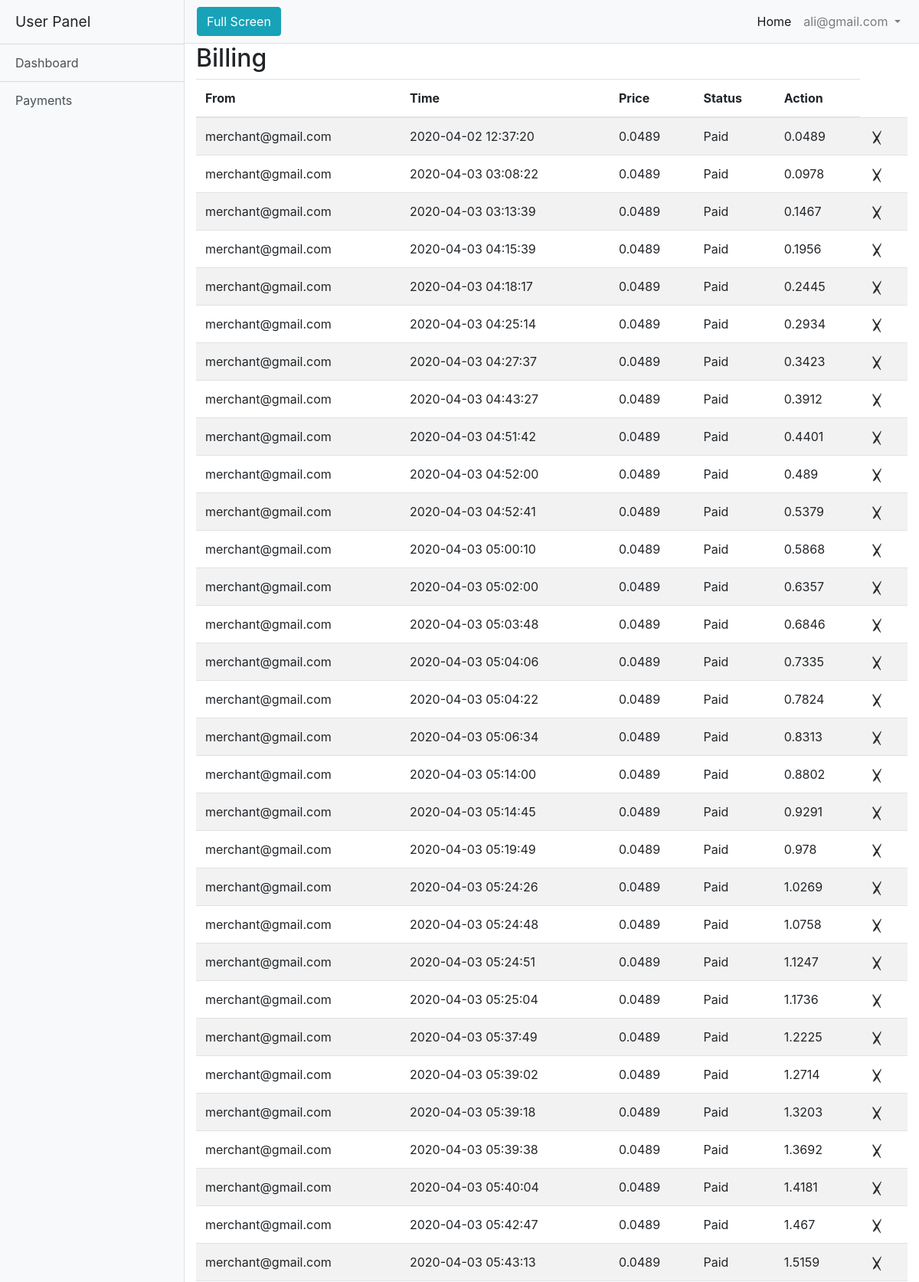
The app's page /secondary/index.php?pid=5 (signed in, upper part) with its own data.
### tables this page shows
CREATE TABLE `tb_bil` (
  `b_id` int(11) NOT NULL,
  `b_email` varchar(255) NOT NULL,
  `b_time` timestamp NOT NULL DEFAULT CURRENT_TIMESTAMP ON UPDATE CURRENT_TIMESTAMP,
  `b_price` varchar(255) NOT NULL,
  `b_status` varchar(255) NOT NULL,
  `b_par` varchar(255) NOT NULL
);

### secondary/index.php (called while the page is built)
<?php
include "include/nav.php";
include "include/controller.php";
include "include/footer.php";
?>

### secondary/pages/bil.php (the view, shortened to what this page needs)
<?php
include "../db.php";
$eml=$_SESSION["u_p"];
$sql="SELECT * from tb_bil where b_par='$eml'";
$res=mysqli_query($conn,$sql);
$html="";
$total=0;
while($row=mysqli_fetch_assoc($res))
{
        $total+=$row['b_price'];
  $html.="
      <tr>
      <td>".$row['b_email']."</td>
      <td>".$row['b_time']."</td>
      <td>".$row['b_price']."</td>
      <td>".$row['b_status']."</td>
      <td>".$total."</td>
      <td>
           <a href='index.php?pid=17&uid=".$row['b_id']."'><img src='assets/images/del.png' width='20' ></a>
       </td>
      </tr>
  ";
}
?>

### secondary/assets/css/simple-sidebar.css (style rules this page uses)
body { overflow-x: hidden; }

### records on screen
tb_bil: b_email "merchant@gmail.com", b_time "2020-04-02 12:37:20", b_price "0.0489", b_status "Paid", total "0.0489"
tb_bil: b_email "merchant@gmail.com", b_time "2020-04-03 03:08:22", b_price "0.0489", b_status "Paid", total "0.0978"
tb_bil: b_email "merchant@gmail.com", b_time "2020-04-03 03:13:39", b_price "0.0489", b_status "Paid", total "0.1467"
tb_bil: b_email "merchant@gmail.com", b_time "2020-04-03 04:15:39", b_price "0.0489", b_status "Paid", total "0.1956"
tb_bil: b_email "merchant@gmail.com", b_time "2020-04-03 04:18:17", b_price "0.0489", b_status "Paid", total "0.2445"
tb_bil: b_email "merchant@gmail.com", b_time "2020-04-03 04:25:14", b_price "0.0489", b_status "Paid", total "0.2934"
tb_bil: b_email "merchant@gmail.com", b_time "2020-04-03 04:27:37", b_price "0.0489", b_status "Paid", total "0.3423"
tb_bil: b_email "merchant@gmail.com", b_time "2020-04-03 04:43:27", b_price "0.0489", b_status "Paid", total "0.3912"
tb_bil: b_email "merchant@gmail.com", b_time "2020-04-03 04:51:42", b_price "0.0489", b_status "Paid", total "0.4401"
tb_bil: b_email "merchant@gmail.com", b_time "2020-04-03 04:52:00", b_price "0.0489", b_status "Paid", total "0.489"
tb_bil: b_email "merchant@gmail.com", b_time "2020-04-03 04:52:41", b_price "0.0489", b_status "Paid", total "0.5379"
tb_bil: b_email "merchant@gmail.com", b_time "2020-04-03 05:00:10", b_price "0.0489", b_status "Paid", total "0.5868"
tb_bil: b_email "merchant@gmail.com", b_time "2020-04-03 05:02:00", b_price "0.0489", b_status "Paid", total "0.6357"
tb_bil: b_email "merchant@gmail.com", b_time "2020-04-03 05:03:48", b_price "0.0489", b_status "Paid", total "0.6846"
tb_bil: b_email "merchant@gmail.com", b_time "2020-04-03 05:04:06", b_price "0.0489", b_status "Paid", total "0.7335"
tb_bil: b_email "merchant@gmail.com", b_time "2020-04-03 05:04:22", b_price "0.0489", b_status "Paid", total "0.7824"
tb_bil: b_email "merchant@gmail.com", b_time "2020-04-03 05:06:34", b_price "0.0489", b_status "Paid", total "0.8313"
tb_bil: b_email "merchant@gmail.com", b_time "2020-04-03 05:14:00", b_price "0.0489", b_status "Paid", total "0.8802"
tb_bil: b_email "merchant@gmail.com", b_time "2020-04-03 05:14:45", b_price "0.0489", b_status "Paid", total "0.9291"
tb_bil: b_email "merchant@gmail.com", b_time "2020-04-03 05:19:49", b_price "0.0489", b_status "Paid", total "0.978"
tb_bil: b_email "merchant@gmail.com", b_time "2020-04-03 05:24:26", b_price "0.0489", b_status "Paid", total "1.0269"
tb_bil: b_email "merchant@gmail.com", b_time "2020-04-03 05:24:48", b_price "0.0489", b_status "Paid", total "1.0758"
tb_bil: b_email "merchant@gmail.com", b_time "2020-04-03 05:24:51", b_price "0.0489", b_status "Paid", total "1.1247"
tb_bil: b_email "merchant@gmail.com", b_time "2020-04-03 05:25:04", b_price "0.0489", b_status "Paid", total "1.1736"
tb_bil: b_email "merchant@gmail.com", b_time "2020-04-03 05:37:49", b_price "0.0489", b_status "Paid", total "1.2225"
tb_bil: b_email "merchant@gmail.com", b_time "2020-04-03 05:39:02", b_price "0.0489", b_status "Paid", total "1.2714"
tb_bil: b_email "merchant@gmail.com", b_time "2020-04-03 05:39:18", b_price "0.0489", b_status "Paid", total "1.3203"
tb_bil: b_email "merchant@gmail.com", b_time "2020-04-03 05:39:38", b_price "0.0489", b_status "Paid", total "1.3692"
tb_bil: b_email "merchant@gmail.com", b_time "2020-04-03 05:40:04", b_price "0.0489", b_status "Paid", total "1.4181"
tb_bil: b_email "merchant@gmail.com", b_time "2020-04-03 05:42:47", b_price "0.0489", b_status "Paid", total "1.467"
tb_bil: b_email "merchant@gmail.com", b_time "2020-04-03 05:43:13", b_price "0.0489", b_status "Paid", total "1.5159"

### other values on screen
$_SESSION["u_email"] "ali@gmail.com"
